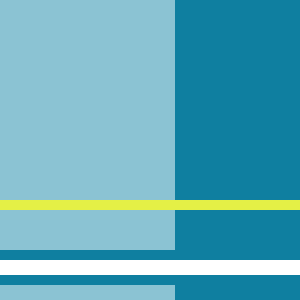
Frame 1 (no input)
Frame 60 (the mouse pressed at the canvas centre just before this capture): identical to frame 1, image omitted
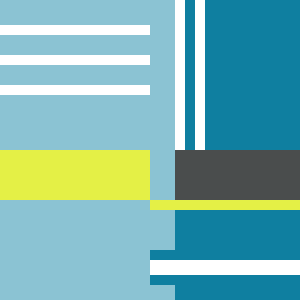
Frame 120 (the mouse held since frame 60 and released just before this capture)

The Processing sketch that drew these frames (run headless with seeded random() and noise(); from frame 60 on, the mouse is pressed at the canvas centre):

// Processing sketch: processing_36298
// ── processing_36298.pde

void setup() {
  size(300, 300);
}

void draw() {
  noStroke();
  
  //composition on the right side background
  fill(15, 127, 160);
  rect(175, 0, width, height);

  //composition on the left side background
  fill(139, 195, 211);
  rect(0, 0, 175, height);

  //top three horizontal lines
  fill(255, 255, 255);
  rect(0, 25, mouseX, 10);
  rect(0, 55, mouseX, 10);
  rect(0, 85, mouseX, 10);

  //once crossing into composition 2
  if (mouseX>150)
    fill(74, 77, 77);
  rect(175, 0, 10, mouseX);
  rect(195, 0, 10, mouseX);

  //composition 1 - yellow form
  fill(228, 240, 70);
  rect(0, 150, mouseX, 50);

  //once crossing into composition 2, yellow turns brown
  if (mouseX>170);
  fill(74, 77, 77);
  rect(175, 150, mouseX, 50);

  //pair of brown lines
  fill(228, 240, 70);
  rect(mouseX, 250, width, 10);
  rect(mouseX, 275, width, 10);

  //once crossing back to composition 1 new forms merge
  if (mouseX < 175);
  fill(15, 127, 160);
  rect(mouseX, 250, width, 10);
  rect(mouseX, 275, width, 10);

  fill(255, 255, 255);
  rect(mouseX, 260, width, 15);

  fill(228, 240, 70);
  rect(mouseX, 200, width, 10);
}
